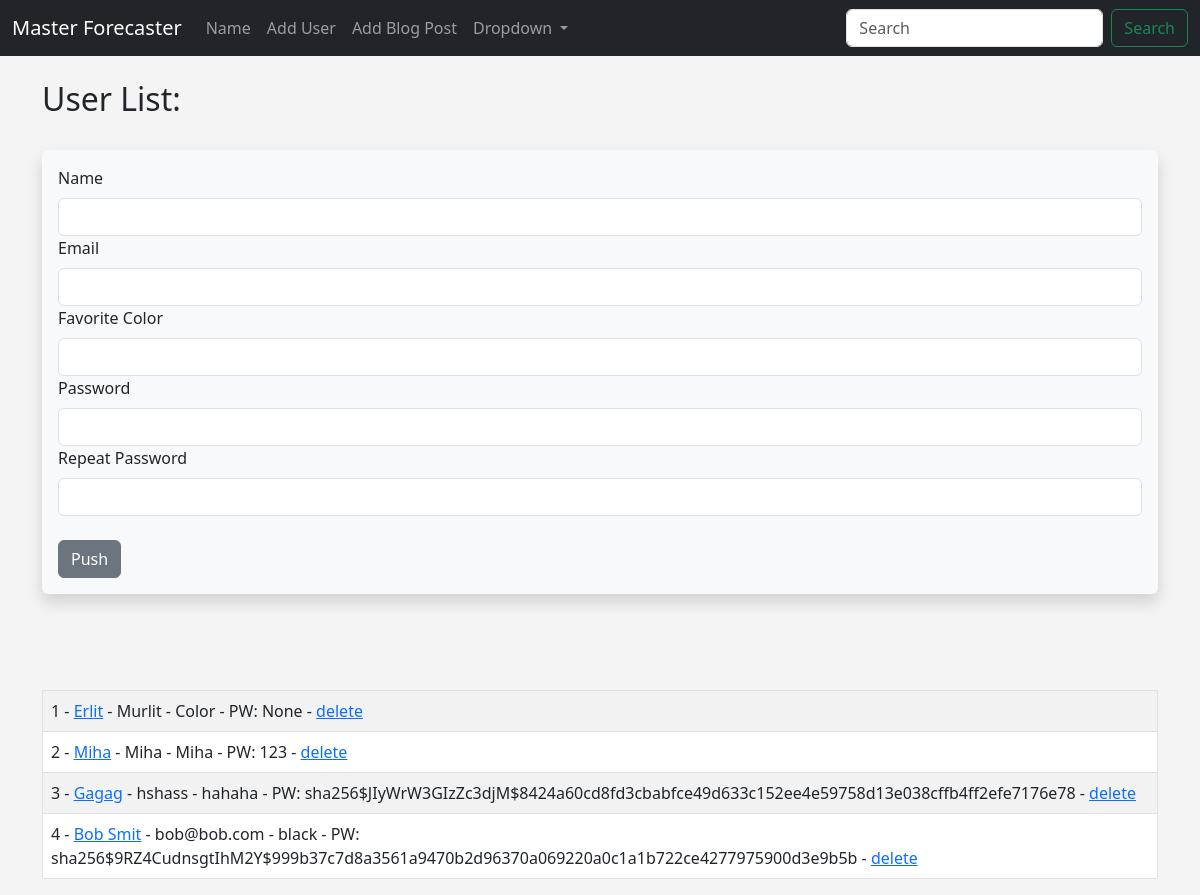
Screenshot of /user/add with the database file from the repository.
### hello.py (models this page shows, shortened)
class Users(db.Model):
    id = db.Column(db.Integer, primary_key = True)
    name = db.Column(db.String(200), nullable=False)
    email = db.Column(db.String(200), nullable=False, unique=True)
    favorite_color = db.Column(db.String(200))
    date_added = db.Column(db.DateTime, default=datetime.utcnow())
    password_hash = db.Column(db.String(128))
    @property
    def password(self):
        raise AttributeError('password is not readable attribute')

### hello.py (the view, shortened to what this page needs)
@app.route('/user/add', methods = ['GET', 'POST'])
def add_user():
    name = None
    form = UserForm()
    our_users = Users.query.order_by(Users.date_added)
    return render_template('add_user.html', form=form, name=name, our_users=our_users)

### hello.py
class UserForm(FlaskForm):
    name = StringField('Name', validators=[DataRequired()])
    email = StringField('Email', validators=[DataRequired()])
    favorite_color = StringField('Favorite Color')
    password_hash = PasswordField('Password', validators=[DataRequired(), equal_to('password_hash2', message='Passwords Must Match!')])
    password_hash2 = PasswordField('Repeat Password', validators=[DataRequired()])
    submit = SubmitField('Push')

### templates/add_user.html (shortened to what this page needs)
{% extends 'base.html' %}
{% block content %}
    {% if name %}
        <h2>User Added:</h2>
        <br/>
    <table class="table table-hover table-bordered table-striped">
        {% for our_user in our_users %}
        <tr>
        <td>{{ our_user.id }} - <a href="{{ url_for('update', id=our_user.id) }}">{{ our_user.name }}</a> - {{ our_user.email }} - {{ our_user.favorite_color }}<br/></td>
        </tr>
        {% endfor %}
    </table>
{% else %}
    <h2>User List:</h2></br>
    <div class="shadow p-3 mb-5 bg-body-tertiary rounded">
        <form method="POST">
            {{ form.name.label(class="form-label") }}
            {{ form.name(class="form-control") }}
            {{ form.email.label(class="form-label") }}
            {{ form.email(class="form-control") }}
            {{ form.favorite_color.label(class="form-label") }}
            {{ form.favorite_color(class="form-control") }}
            {{ form.password_hash.label(class="form-label") }}
            {{ form.password_hash(class="form-control") }}
            {{ form.password_hash2.label(class="form-label") }}
            {{ form.password_hash2(class="form-control") }}
            <br/>
            {{ form.submit(class="btn btn-secondary") }}
        </form>
    </div>
    <br/><br/>
    <table class="table table-hover table-bordered table-striped">
        {% for our_user in our_users %}
        <tr>
        <td>{{ our_user.id }} - <a href="{{ url_for('update', id=our_user.id) }}">{{ our_user.name }}</a> -
            {{ our_user.email }} - {{ our_user.favorite_color }} - PW: {{ our_user.password_hash }} -
            <a href="{{ url_for('delete', id=our_user.id) }}">delete</a><br/></td>
        </tr>
        {% endfor %}
    </table>
{% endif %}
{% endblock %}

### templates/base.html (shortened to what this page needs)
<!doctype html>
<html lang="en">
  <head>
    <link href="https://cdn.jsdelivr.net/npm/bootstrap@5.3.0-alpha1/dist/css/bootstrap.min.css" rel="stylesheet">
    <link href="{{ url_for('static', filename='css/style.css') }}" rel="stylesheet">
  </head>
  <body>
  {% include 'navbar.html' %}
  <br/>
  <div class="container">
    {% block content %}
    {% endblock %}
  </div>
  </body>
</html>

### templates/navbar.html (shortened to what this page needs)
<nav class="navbar navbar-expand-lg navbar-dark bg-dark">
  <div class="container-fluid">
    <a class="navbar-brand" href="{{ url_for('index') }}">Master Forecaster</a>
    <div class="collapse navbar-collapse" id="navbarSupportedContent">
      <ul class="navbar-nav me-auto mb-2 mb-lg-0">
        <li class="nav-item">
          <a class="nav-link" href="{{ url_for('name') }}">Name</a>
        </li>
        <li class="nav-item">
          <a class="nav-link" href="{{ url_for('add_user') }}">Add User</a>
        </li>
        <li class="nav-item">
          <a class="nav-link" href="{{ url_for('add_post') }}">Add Blog Post</a>
        </li>
        <li class="nav-item dropdown">
          <a class="nav-link dropdown-toggle" href="#" role="button" data-bs-toggle="dropdown" aria-expanded="false">
            Dropdown
          </a>
        </li>
      </ul>
      <form class="d-flex" role="search">
        <input class="form-control me-2" type="search" placeholder="Search" aria-label="Search">
        <button class="btn btn-outline-success" type="submit">Search</button>
      </form>
    </div>
  </div>
</nav>

### static/css/style.css (style rules this page uses)
body { background: #f4f4f4; }

### rows the page displays
Users: id "1", name "Erlit", email "Murlit", favorite_color "Color", password_hash "None"
Users: id "2", name "Miha", email "Miha", favorite_color "Miha", password_hash "123"
Users: id "3", name "Gagag", email "hshass", favorite_color "hahaha", password_hash "sha256$JIyWrW3GIzZc3djM$8424a60cd8fd3cbabfce49d633c152ee4e59758d13e038cffb4ff2efe7176e78"
Users: id "4", name "Bob Smit", email "bob@bob.com", favorite_color "black", password_hash "sha256$9RZ4CudnsgtIhM2Y$999b37c7d8a3561a9470b2d96370a069220a0c1a1b722ce4277975900d3e9b5b"
